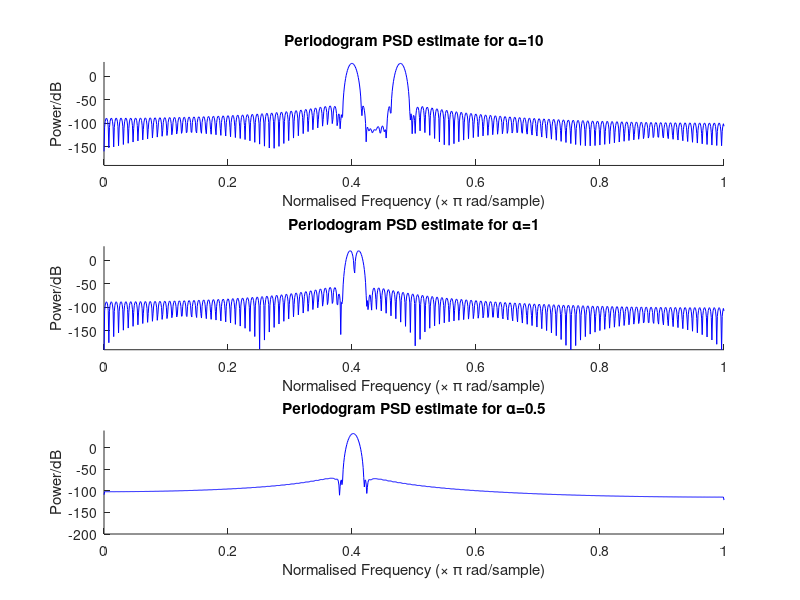

Write the MATLAB code that produced this figure.
% ASPMI Part 1.3c
% Make Hamming-windowed periodogram of x[n]
f0=0.2;
a1 = 1;
a2 = 1;
phi1 = 0;
phi2 = 0;
N = 256;

n = 0:N-1;
n = n.';
wnoise = 0; % 0 variance noise
nfft = 2048;
win = hamming(N);

% Find periodogram for alpha=10
alpha = 10;
x = a1*sin(f0*2*pi*n+phi1)+a2*sin((f0+alpha/N)*2*pi*n+phi2)+wnoise;
[pxx,w] = periodogram(x,win,nfft);
f = w./pi;
% Find 3dB threshold
pmax = max(pxx);
pmax_db = 10*log(pmax);
threshold = pmax_db - 3;
figure(1)
subplot(3,1,1)
hold on;
plot(f,10*log(pxx),'b');
title('Periodogram PSD estimate for \alpha=10')
xlabel('Normalised Frequency (\times \pi rad/sample)')
ylabel('Power/dB')
axis([0 1 -190 30])

% Find periodogram for alpha=1
alpha = 1;
x = a1*sin(f0*2*pi*n+phi1)+a2*sin((f0+alpha/N)*2*pi*n+phi2)+wnoise;
[pxx,w] = periodogram(x,win,nfft);
f = w./pi;
% Find 3dB threshold
pmax = max(pxx);
pmax_db = 10*log(pmax);
threshold = pmax_db - 3;
figure(1)
subplot(3,1,2)
hold on;
plot(f,10*log(pxx),'b');
title('Periodogram PSD estimate for \alpha=1')
xlabel('Normalised Frequency (\times \pi rad/sample)')
ylabel('Power/dB')
axis([0 1 -190 30])

% Find periodogram for alpha=0.5
alpha = 0.5;
x = a1*sin(f0*2*pi*n+phi1)+a2*sin((f0+alpha/N)*2*pi*n+phi2)+wnoise;
[pxx,w] = periodogram(x,win,nfft);
f = w./pi;
% Find 3dB threshold
pmax = max(pxx);
pmax_db = 10*log(pmax);
threshold = pmax_db - 3;
figure(1)
subplot(3,1,3)
hold on;
plot(f,10*log(pxx),'b');
title('Periodogram PSD estimate for \alpha=0.5')
xlabel('Normalised Frequency (\times \pi rad/sample)')
ylabel('Power/dB')
axis([0 1 -200 40])